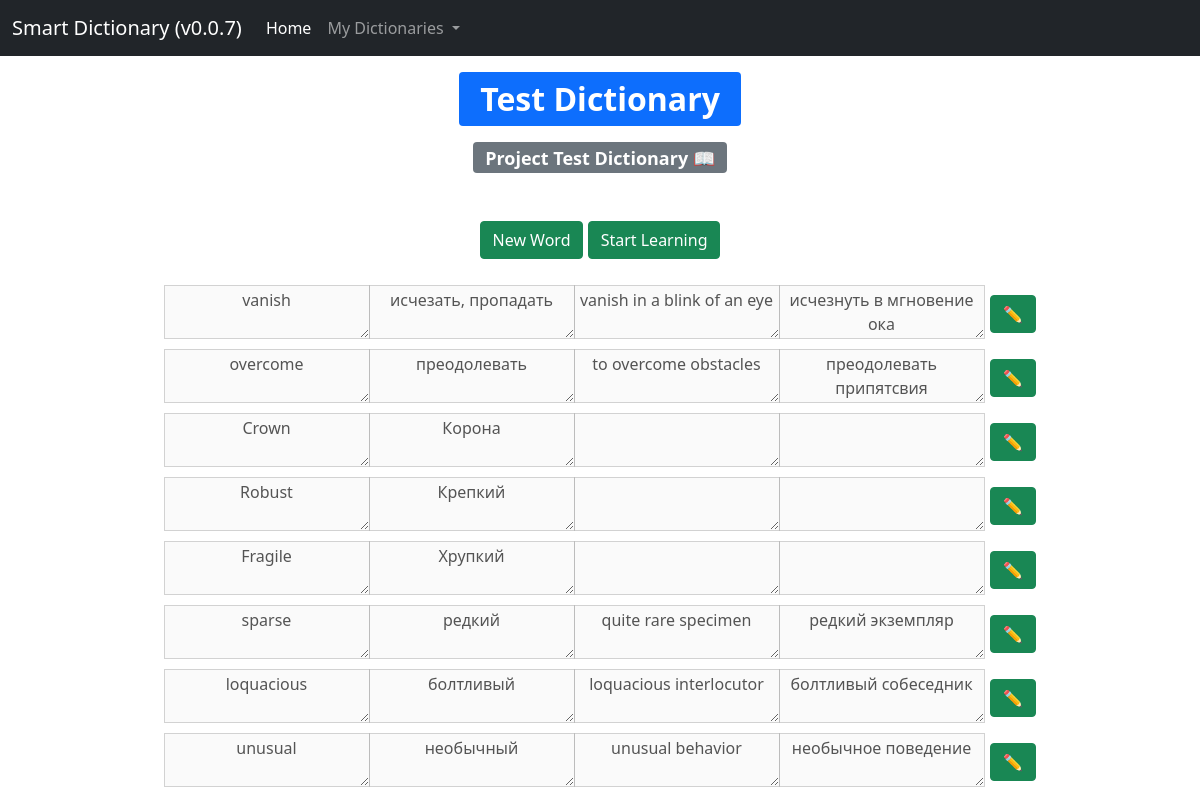
Before: /dict-view/test-dictionary/ with the older database file.
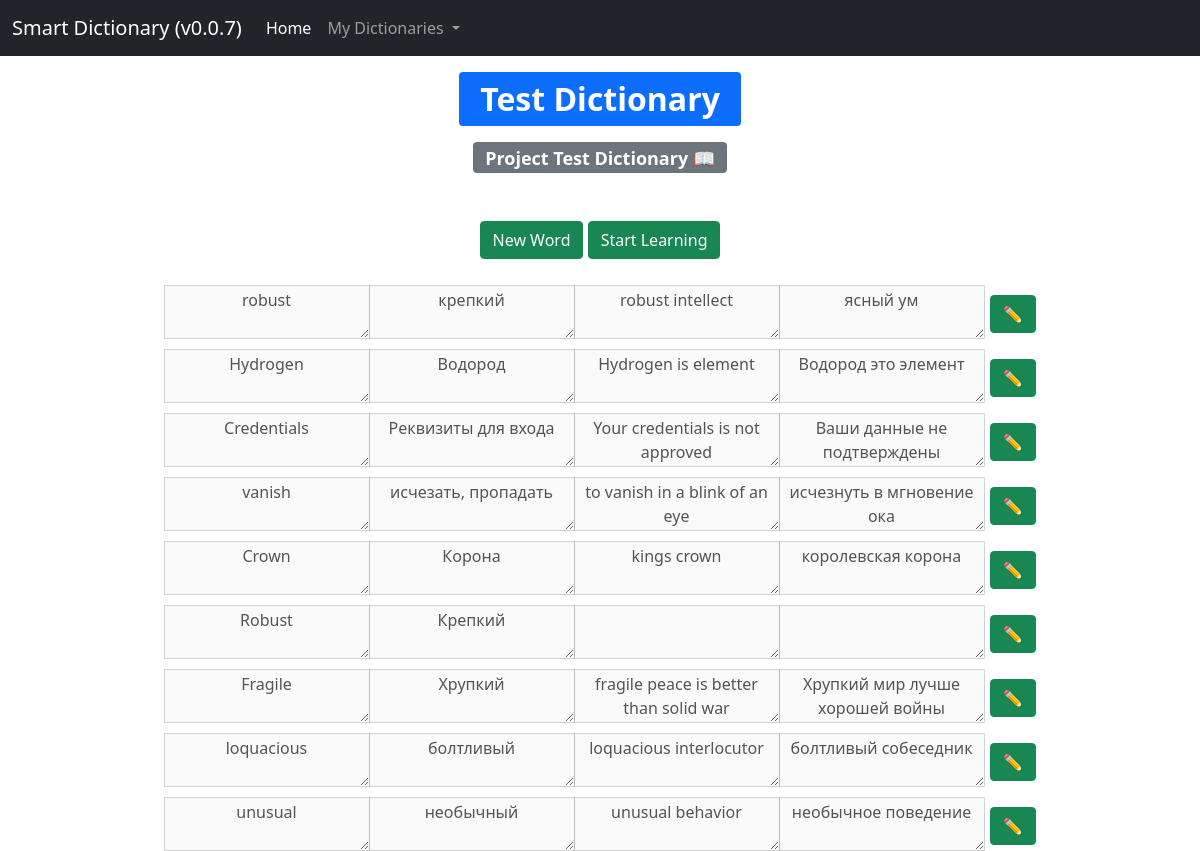
After: the same page with the newer database file.
### dict/models.py (models this page shows, shortened)
class Dictionary(models.Model):
    title = models.CharField(max_length=50, blank=False, unique=True)
    description = models.TextField(max_length=100, blank=True)
    slug = models.SlugField(max_length=50, unique=True, blank=False, null=True)
    words_to_learn = models.IntegerField(default=20)
    def get_absolute_url(self):
        return reverse_lazy('dict_view_url', kwargs={'slug': self.slug})

class WordCard(models.Model):
    word_foreign = models.CharField(max_length=50, blank=False, unique=True)
    word_native = models.CharField(max_length=50, blank=False)
    context_foreign = models.TextField(max_length=100, blank=True)
    context_native = models.TextField(max_length=100, blank=True)
    word_foreign_audio = models.FileField(upload_to='media/word', blank=True)
    context_foreign_audio = models.FileField(upload_to='media/context', blank=True)
    score = models.IntegerField(default=0)
    dictionary = models.ForeignKey('Dictionary', on_delete=models.SET_NULL, related_name='cards', null=True)
    is_learning = models.BooleanField(default=False)
    last_learn_date = models.DateTimeField(default=timezone.now)
    def get_absolute_url(self):
        return reverse_lazy('card_handle_url', kwargs={'pk': self.pk})
    class Meta:
        ordering = ['-pk']

### dict/views.py (the view, shortened to what this page needs)
# urls.py: path('dict-view/<slug:slug>/', views.DictView.as_view(), name='dict_view_url'),
class DictView(FormView, DetailView):
    slug = None
    model = Dictionary
    form_class = NewCardForm
    template_name = 'dict/dict_view.html'
    context_object_name = 'dict_view'
    def get_context_data(self, **kwargs):
        context = super(DictView, self).get_context_data(**kwargs)
        context['form'] = NewCardForm
        return context

### dict/templatetags/dict_tags.py (called while the page is built)
@register.inclusion_tag('dict/includes/_navbar.html')
def show_navbar():
    dictionaries = Dictionary.objects.all()
    return {'dictionaries': dictionaries}

### dict/templates/dict/dict_view.html (shortened to what this page needs)
{% extends 'dict/index.html'%}
{% block content %}
<div class="container mt-3">
    <div class="row justify-content-center">
        <div class="col-4 align-self-center" style="text-align: center">
            <span class="badge bg-primary" style="font-size: 32px; text-align: center">
                {{ dict_view.title }}
            </span>
        </div>
    </div>
    <div class="row justify-content-center mt-3">
        <div class="col-4 align-self-center" style="text-align: center">
            <span class="badge bg-secondary" style="font-size: 18px">
                {{ dict_view.description }}
            </span>
        </div>
    </div>
    <div class="row justify-content-center mt-5">
        <div style="text-align: center" role="group">
            <button type="button" data-toggle="modal" data-target="#newWordModal"
               id="newWordBtn" class="btn btn-success">New Word️</button>
            <a type="button" id="startLearn_{{ dict_view.slug }}" class="btn btn-success"
               href="{% url 'dict_learn_url' slug=dict_view.slug pk=0 %}">Start Learning</a>
        </div>
    </div>
    <div class="row justify-content-center mt-3">
        {% for word in dict_view.cards.all %}
            <form method="post" action="{{ word.get_absolute_url }}">
                <div id='{{ word.pk }}' class="input-group word-item">
                    <textarea class="dict-view" id='word_foreign_{{ word.pk }}'  disabled>{{ word.word_foreign }}</textarea>
                    <textarea class="dict-view" id='word_native_{{ word.pk }}' disabled>{{ word.word_native }}</textarea>
                    <textarea class="dict-view" id='context_foreign_{{ word.pk }}' disabled>{{ word.context_foreign }}</textarea>
                    <textarea class="dict-view" id='context_native_{{ word.pk }}' disabled>{{ word.context_native }}</textarea>
                    <div class="edit-buttons">
                        <button type="button" id="editBtn_{{ word.pk }}" class="btn btn-success">✏️</button>
                    </div>
                </div>
            </form>
        {% endfor %}
    </div>
</div>
{% endblock content%}

### dict/templates/dict/index.html (shortened to what this page needs)
{% load static %}
{% load dict_tags %}
<!DOCTYPE html>
<html lang="en">
<head>
    <link href="https://cdn.jsdelivr.net/npm/bootstrap@5.0.0/dist/css/bootstrap.min.css" rel="stylesheet"
>
    <link href="http://fonts.cdnfonts.com/css/american-typewriter" rel="stylesheet">
    <link rel="stylesheet" href="https://use.fontawesome.com/releases/v5.15.3/css/all.css">
    <link rel="stylesheet" href="https://use.fontawesome.com/releases/v5.15.3/css/v4-shims.css">
    <link href="{% static 'dict/css/main.css' %}" rel="stylesheet" type="text/css">
</head>
<body>
{% show_navbar %}
{% block content %}{% endblock %}
</body>
</html>

### dict/templates/dict/includes/_navbar.html (shortened to what this page needs)
<nav class="navbar navbar-expand-lg navbar-dark bg-dark">
  <div class="container-fluid">
    <a class="navbar-brand" href="#">Smart Dictionary (v0.0.7)</a>
    <div class="collapse navbar-collapse" id="navbarNavDropdown">
      <ul class="navbar-nav">
        <li class="nav-item">
          <a class="nav-link active" aria-current="page" href="{% url 'index_url' %}">Home</a>
        </li>
        <li class="nav-item dropdown">
          <a class="nav-link dropdown-toggle" id="navbarDropdownMenuLink" role="button" data-bs-toggle="dropdown">
            My Dictionaries
          </a>
        </li>
      </ul>
    </div>
  </div>
</nav>

### dict/static/dict/css/main.css (style rules this page uses)
.dict-view { text-align: center; }
.word-item { justify-content: center; margin-top: 10px; }
.edit-buttons { margin: inherit; margin-left: 5px !important; }

Changed rows visible on the page:
removed WordCard: pk "overcome", pk "преодолевать", pk "to overcome obstacles", pk "преодолевать припятсвия"
removed WordCard: pk "sparse", pk "редкий", pk "quite rare specimen", pk "редкий экземпляр"
added WordCard: pk "robust", pk "крепкий", pk "robust intellect", pk "ясный ум"
added WordCard: pk "Hydrogen", pk "Водород", pk "Hydrogen is element", pk "Водород это элемент"
added WordCard: pk "Credentials", pk "Реквизиты для входа", pk "Your credentials is not approved", pk "Ваши данные не подтверждены"
changed WordCard "vanish": pk "vanish in a blink of an eye" → "to vanish in a blink of an eye"
changed WordCard "Crown": pk (not shown) → "kings crown"; pk (not shown) → "королевская корона"
changed WordCard "Fragile": pk (not shown) → "fragile peace is better than solid war"; pk (not shown) → "Хрупкий мир лучше хорошей войны"
